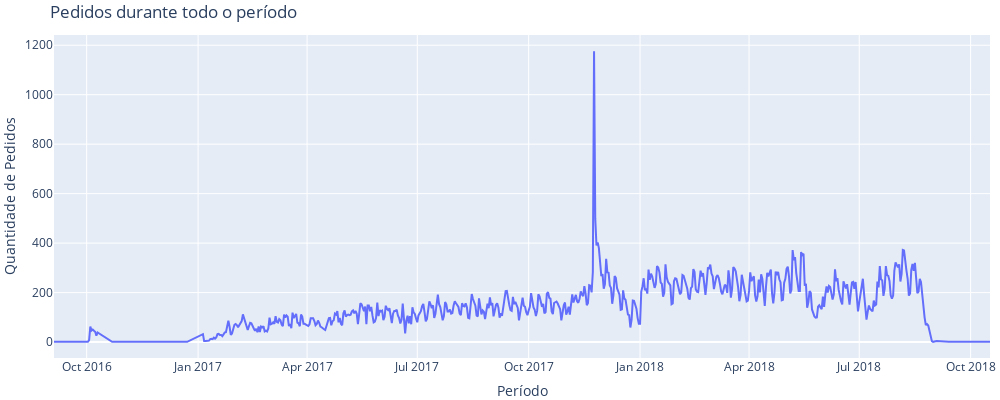

This figure's notebook cell:
### Code cell
fig = exibirGrafico(tsPurchase, x='date', y='count', type='line', title = 'Pedidos durante todo o período', \
                    width = 1000, height = 400, xlabel = 'Período', ylabel = 'Quantidade de Pedidos')

fig.show()

### Figure 1 — Plotly figure (JSON) as saved in the notebook; plotly's stock layout.template omitted (floating-point values rounded to 4 significant figures; data arrays with more than 128 entries replaced by an {"elided": "..."} marker saying what was removed)
{"data": [{"type": "scatter", "x": {"elided": "634 str values"}, "y": {"elided": "634 int values"}}], "layout": {"autosize": false, "height": 400, "margin": {"b": 0, "l": 10, "r": 10, "t": 35}, "title": {"text": "<span>Pedidos durante todo o período</span>"}, "width": 1000, "xaxis": {"title": {"text": "<span>Período</span>"}}, "yaxis": {"title": {"text": "<span>Quantidade de Pedidos</span>"}}}}
